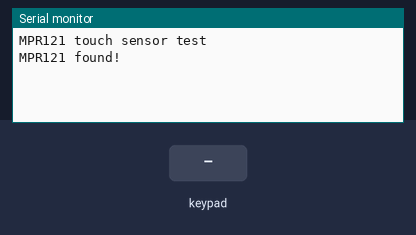
Simulated run of this sketch. Board: Arduino Uno, built with avr-gcc and run on an emulated ATmega328P. Parts: the last lines printed to the serial monitor. The inputs (shaded band) are chosen by the test bench.

Above: at 1.2 s.
1.3 s: key '0' pressed
At 2.2 s:
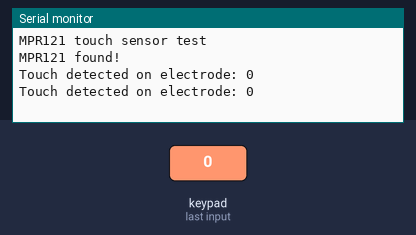
2.8 s: keypad keys 1 2 pressed 0.4 s apart
At 4.1 s:
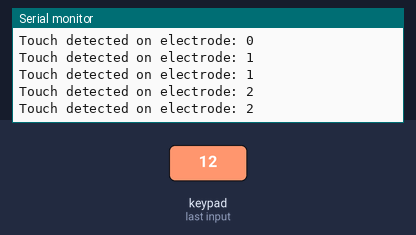
5.1 s: key '5' pressed
At 6.0 s:
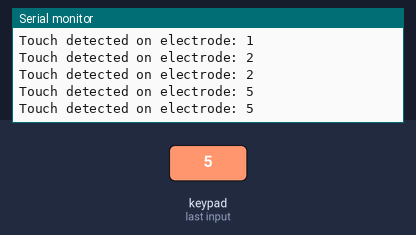
6.6 s: keypad keys 1 2 A pressed 0.4 s apart
At 8.3 s:
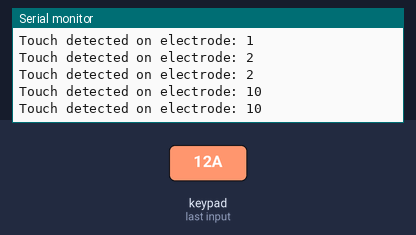
Timing chart, 0 to 9.8 s (numbered marks = the images above; inputs shaded):
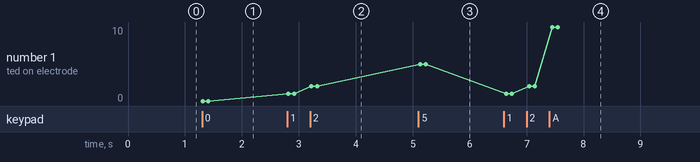

The sketch:

MPR121_touch_sensor.ino
```cpp
#include <Wire.h>
#include <Adafruit_MPR121.h>

// Create MPR121 object
Adafruit_MPR121 cap = Adafruit_MPR121();

// Touch threshold and release threshold
#define TOUCH_THRESHOLD 12
#define RELEASE_THRESHOLD 6

void setup() {
  // Initialize serial communication
  Serial.begin(115200);
  Serial.println("MPR121 touch sensor test");

  // Initialize MPR121 sensor
  if (!cap.begin(0x5A)) { // Default I2C address for MPR121
    Serial.println("MPR121 not found, check wiring?");
    while (1);
  }
  Serial.println("MPR121 found!");

  // Set touch and release thresholds
  cap.setThresholds(TOUCH_THRESHOLD, RELEASE_THRESHOLD);
}

void loop() {
  // Check touch status
  uint16_t touched = cap.touched();

  // Print touch status
  for (uint8_t i = 0; i < 12; i++) {
    if (touched & (1 << i)) {
      Serial.print("Touch detected on electrode: ");
      Serial.println(i);
    }
  }

  // Small delay to avoid overwhelming the serial output
  delay(100);
}
```

Measured:
- after the input at 1.3 s, the serial monitor: prints a new line at once (image 1)
- after the input at 2.8 s, the serial monitor: prints a new line at once (image 2)
- after the input at 5.1 s, the serial monitor: prints a new line at once (image 3)
- after the input at 6.6 s, the serial monitor: prints a new line at once (image 4)
- plotted number 1: 0 → 2 after the input at 2.8 s, 2 → 5 after the input at 5.1 s, 5 → 10 after the input at 6.6 s
